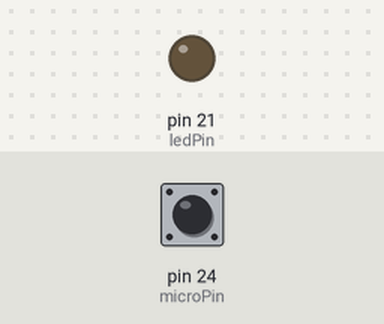
A sketch run on a simulated Arduino Mega 2560, built with avr-gcc and run on an emulated ATmega2560. On the bench: output pins drawn as LEDs (lit = HIGH). Dashed ring = blinking. The inputs (shaded band) are chosen by the test bench; at power-on: pin 24 (microPin) LOW.

Above: at 1.2 s.
1.3 s: pin 24 (microPin) pulsed HIGH 5 times (0.12 s each, 0.3 s apart)
At 1.75 s:
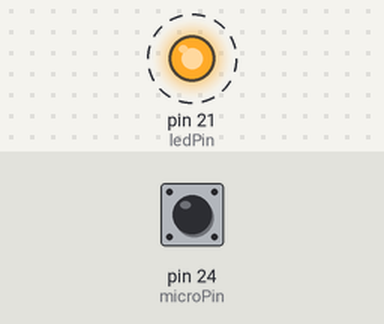
Timing chart, 0 to 4.3 s (numbered marks = the images above; inputs shaded):
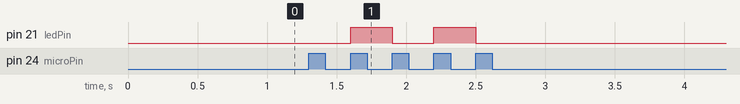

Measured:
- after the input at 1.3 s, pin 21 (ledPin): alternates HIGH for 0.30 s and LOW for 0.30 s, 4 changes in all, then stays LOW, starting after 0.30 s

The sketch:

03_Tabelle.ino
```cpp
int microPin = 24;
int ledPin = 21;

typedef enum {
  START,
  CLAP1_DETECTED,
  CLAP2_PENDING,
} state_t;

// events
typedef enum {
  NONE,
  MICRO_PIN_HIGH,
  TIMER100_EXPIRED,
  TIMER300_EXPIRED
} event_t;

// global variables
state_t state;                 // current state
unsigned long timer100 = 0;    // start time of timer100
unsigned long timer300 = 0;    // start time of timer300

// transition functions
void idle() {
}
void toClap1Detected() {
  state = CLAP1_DETECTED;
  timer100 = millis();  // start timer for 100 ms
}
void toClap2Pending() {
  state = CLAP2_PENDING;
  timer300 = millis(); // start timer for 300 ms
}
void toStart() {
   state = START;
}
void toStartToggle() {
   state = START;
   digitalWrite(ledPin, !digitalRead(ledPin)); // toggle LED
}

// transition table
void (*state_table[3][4]) (void) = {
  //                  NONE    MICRO_PIN_HIGH    TIMER100_EXPIRED    TIMER300_EXPIRED
  /*START*/          {idle,   toClap1Detected,  idle,               idle},
  /*CLAP1_DETECTED*/ {idle,   idle,             toClap2Pending,     idle},
  /*CLAP2_PENDING*/  {idle,   toStartToggle,    idle,               toStart}
};

void setup() {
  pinMode(microPin, INPUT);
  pinMode(ledPin, OUTPUT);
  state = START;   // initial state
}

void loop() {
  state_machine();
}

void state_machine() {
  // detect events
  event_t event = NONE;
  if (digitalRead(microPin) == HIGH) {
    event = MICRO_PIN_HIGH;
  }
  else if (timer100 && millis() - timer100 > 100) {  // 100 ms expired
    event = TIMER100_EXPIRED;
    timer100 = 0;     // deactivate timer
  }
  else if (timer300 && millis() - timer300 > 300) {  // 300 ms expired
    event = TIMER300_EXPIRED;
    timer300 = 0;     // deactivate timer
  }

  // use transition table to switch state
  state_table[state][event]();
}
```
